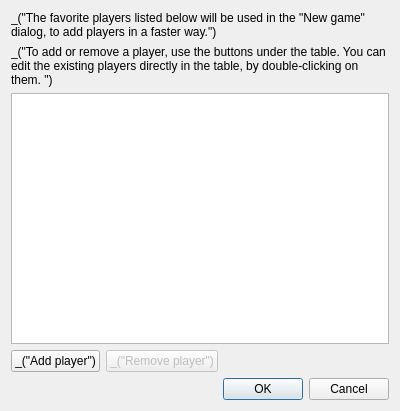
<?xml version="1.0" encoding="UTF-8"?>
<ui version="4.0">
 <class>FavPlayersDialog</class>
 <widget class="QDialog" name="FavPlayersDialog">
  <property name="geometry">
   <rect>
    <x>0</x>
    <y>0</y>
    <width>400</width>
    <height>411</height>
   </rect>
  </property>
  <property name="windowTitle">
   <string>_(&quot;Favorite players&quot;)</string>
  </property>
  <layout class="QVBoxLayout" name="verticalLayout_2">
   <item>
    <widget class="QLabel" name="label">
     <property name="text">
      <string>_(&quot;The favorite players listed below will be used in the &quot;New game&quot; dialog, to add players in a faster way.&quot;)</string>
     </property>
     <property name="wordWrap">
      <bool>true</bool>
     </property>
    </widget>
   </item>
   <item>
    <widget class="QLabel" name="label_2">
     <property name="text">
      <string>_(&quot;To add or remove a player, use the buttons under the table. You can edit the existing players directly in the table, by double-clicking on them. &quot;)</string>
     </property>
     <property name="wordWrap">
      <bool>true</bool>
     </property>
    </widget>
   </item>
   <item>
    <widget class="QTableWidget" name="tablePlayers"/>
   </item>
   <item>
    <layout class="QHBoxLayout" name="horizontalLayout_2">
     <item>
      <widget class="QPushButton" name="buttonAdd">
       <property name="text">
        <string>_(&quot;Add player&quot;)</string>
       </property>
      </widget>
     </item>
     <item>
      <widget class="QPushButton" name="buttonRemove">
       <property name="enabled">
        <bool>false</bool>
       </property>
       <property name="text">
        <string>_(&quot;Remove player&quot;)</string>
       </property>
      </widget>
     </item>
     <item>
      <spacer name="horizontalSpacer">
       <property name="orientation">
        <enum>Qt::Horizontal</enum>
       </property>
       <property name="sizeHint" stdset="0">
        <size>
         <width>40</width>
         <height>20</height>
        </size>
       </property>
      </spacer>
     </item>
    </layout>
   </item>
   <item>
    <widget class="QDialogButtonBox" name="buttonBox">
     <property name="orientation">
      <enum>Qt::Horizontal</enum>
     </property>
     <property name="standardButtons">
      <set>QDialogButtonBox::Cancel|QDialogButtonBox::Ok</set>
     </property>
    </widget>
   </item>
  </layout>
 </widget>
 <resources/>
 <connections>
  <connection>
   <sender>buttonBox</sender>
   <signal>accepted()</signal>
   <receiver>FavPlayersDialog</receiver>
   <slot>accept()</slot>
   <hints>
    <hint type="sourcelabel">
     <x>257</x>
     <y>290</y>
    </hint>
    <hint type="destinationlabel">
     <x>157</x>
     <y>274</y>
    </hint>
   </hints>
  </connection>
  <connection>
   <sender>buttonBox</sender>
   <signal>rejected()</signal>
   <receiver>FavPlayersDialog</receiver>
   <slot>reject()</slot>
   <hints>
    <hint type="sourcelabel">
     <x>325</x>
     <y>290</y>
    </hint>
    <hint type="destinationlabel">
     <x>286</x>
     <y>274</y>
    </hint>
   </hints>
  </connection>
 </connections>
</ui>
